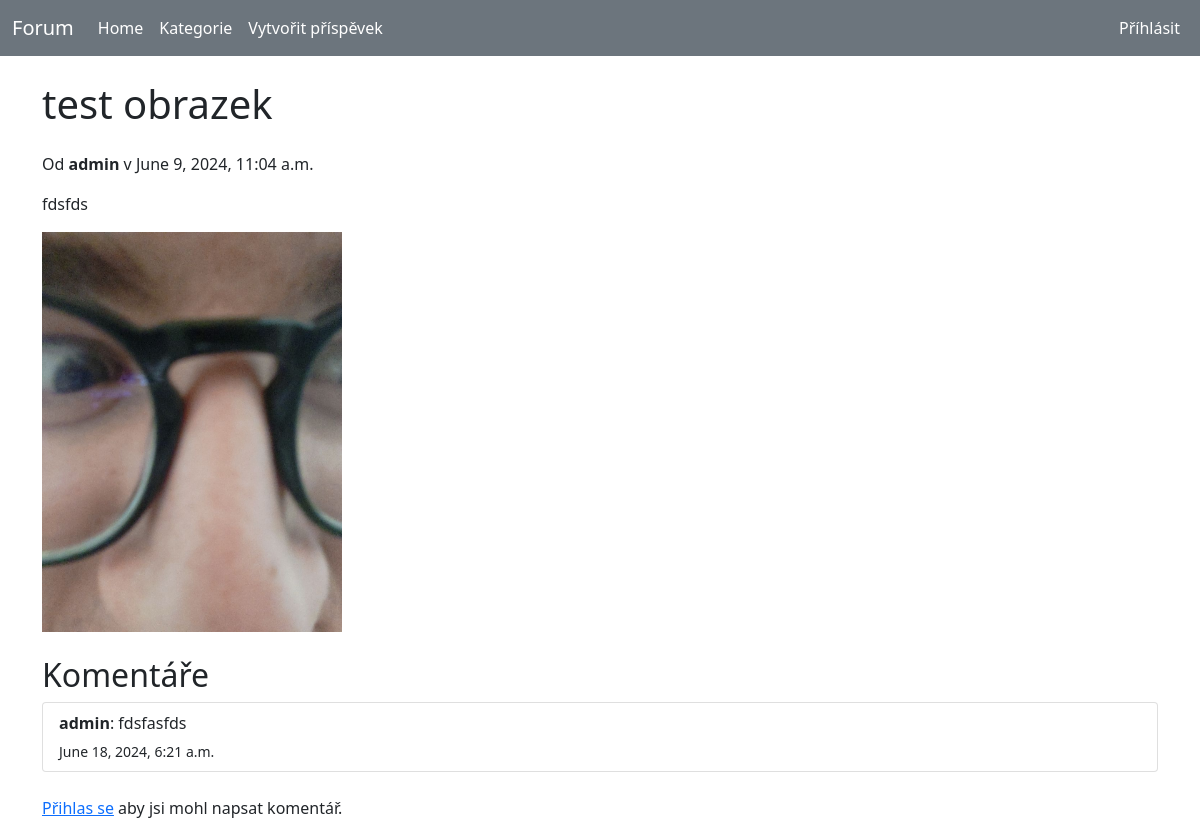
Screenshot of /post/9/ with the database file from the repository.
### forum/models.py (models this page shows, shortened)
class Post(models.Model):
    title = models.CharField(max_length=100, verbose_name="Nadpis")
    content = models.TextField(max_length=155, verbose_name="Text")
    created_at = models.DateTimeField(auto_now_add=True, verbose_name="Vytvořeno")
    updated_at = models.DateTimeField(auto_now=True, verbose_name="Upraveno")
    author = models.ForeignKey(User, on_delete=models.CASCADE, verbose_name="Autor")
    category = models.ForeignKey(Category, on_delete=models.SET_NULL, null=True, blank=True, verbose_name="Kategorie")
    image = models.ImageField(upload_to='media/', null=True, blank=True, verbose_name="Obrázek")
    class Meta:
        ordering = ['created_at', 'updated_at', 'title']
        verbose_name = 'Příspěvek'
        verbose_name_plural = 'Příspěvky'

class Comment(models.Model):
    post = models.ForeignKey(Post, related_name='comments', on_delete=models.CASCADE, verbose_name="Příspěvek")
    author = models.ForeignKey(User, on_delete=models.CASCADE, verbose_name="Autor")
    content = models.TextField(max_length=155, verbose_name="Text")
    created_at = models.DateTimeField(auto_now_add=True, verbose_name="Vytvořeno")
    updated_at = models.DateTimeField(auto_now=True, verbose_name="Upraveno")
    class Meta:
        ordering = ['created_at', 'updated_at']
        verbose_name = 'Komentář'
        verbose_name_plural = 'Komentáře'

### forum/views.py (the view)
# urls.py: path('post/<int:post_id>/', post_detail, name='post_detail'),
def post_detail(request, post_id):
    post = get_object_or_404(Post, id=post_id)
    if request.method == 'POST':
        comment_form = CommentForm(request.POST)
        if comment_form.is_valid():
            if request.user.is_authenticated:
                comment = comment_form.save(commit=False)
                comment.author = request.user
                comment.post = post
                comment.save()
                return redirect('post_detail', post_id=post.id)
            else:
                return redirect('login')
    else:
        comment_form = CommentForm()
    return render(request, 'post_detail.html', {'post': post, 'comment_form': comment_form})

### templates/post_detail.html (shortened to what this page needs)
{% extends 'base.html' %}
{% load crispy_forms_filters %}
{% block content %}
    <h1 class="mb-4">{{ post.title }}</h1>
    <p>Od <strong>{{ post.author.username }}</strong> v {{ post.created_at|date:"F j, Y, g:i a" }}</p>
    <div class="mb-4">
        <p>{{ post.content }}</p>
        {% if post.image %}
        <img class="img-fluid" style="max-width: 300px" src="{{ post.image.url }}" alt="{{ post.title }}">
        {% endif %}
    </div>
    <h2>Komentáře</h2>
    <div class="list-group mb-4">
        {% for comment in post.comments.all %}
            <div class="list-group-item">
                <p class="mb-1"><strong>{{ comment.author.username }}</strong>: {{ comment.content }}</p>
                <small>{{ comment.created_at|date:"F j, Y, g:i a" }}</small>
            </div>
        {% endfor %}
    </div>
    {% if user.is_authenticated %}
        <h2>Napiš komentář</h2>
        <form method="post">
            {% csrf_token %}
            {{ comment_form|crispy }}
        <button type="submit" class="btn btn-primary">Submit</button>
        </form>
    {% else %}
        <p><a href="{% url 'login' %}">Přihlas se</a> aby jsi mohl napsat komentář.</p>
    {% endif %}
{% endblock %}

### rows the page displays
Post: title "test obrazek", author.username "admin", created_at "June 9, 2024, 11:04 a.m.", content "fdsfds", image (picture)
Comment: author.username "admin", content "fdsfasfds", created_at "June 18, 2024, 6:21 a.m."
